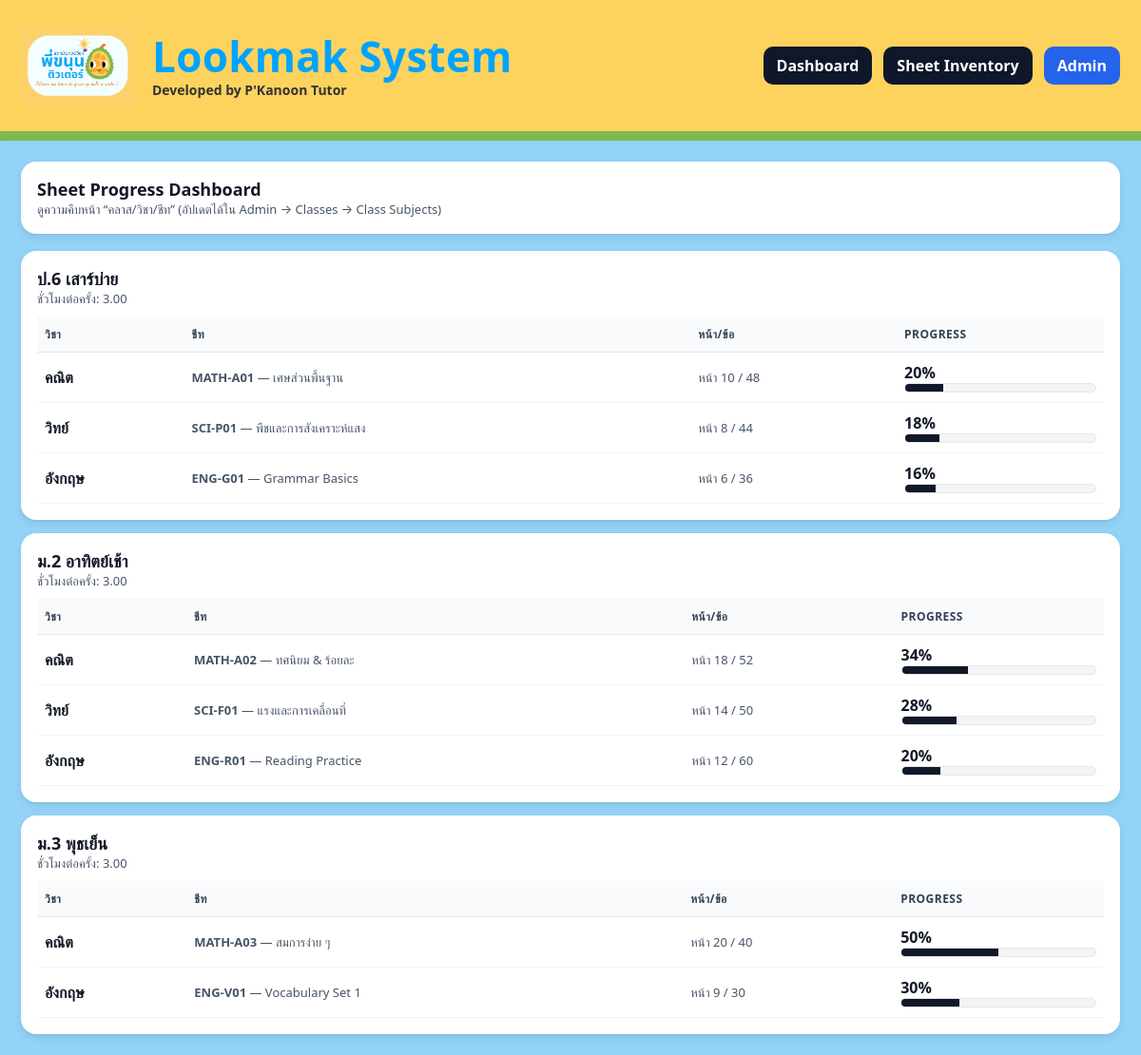
Page /sheets/ (signed in) on the committed database.
### core/models.py (models this page shows, shortened)
class TutoringClass(models.Model):
    name = models.CharField("ชื่อคลาส", max_length=100, unique=True)  # เช่น "ป.6 ห้อง A"
    course_price = models.DecimalField("ราคาคอร์ส (เต็ม)", max_digits=10, decimal_places=2, default=0)
    total_seats = models.PositiveIntegerField(
        "ที่นั่งรวม",
        default=0,
        help_text="จำนวนที่นั่งทั้งหมดของห้องนี้ (ใช้คำนวณ ระหว่างเรียน/ที่นั่งว่าง บน Dashboard)",
    )
    hours_per_session = models.DecimalField("ชั่วโมงต่อครั้ง", max_digits=4, decimal_places=2, default=3.00)
    is_active = models.BooleanField("เปิดใช้งาน", default=True)
    class Meta:
        verbose_name = "Class"
        verbose_name_plural = "Classes"

class ClassSubject(models.Model):
    tutoring_class = models.ForeignKey(TutoringClass, on_delete=models.CASCADE, related_name="class_subjects")
    subject = models.ForeignKey(Subject, on_delete=models.PROTECT, related_name="class_subjects")
    current_sheet = models.ForeignKey(
        Sheet,
        on_delete=models.SET_NULL,
        null=True,
        blank=True,
        related_name="in_classes",
        verbose_name="ชีทที่กำลังสอน",
    )
    current_page = models.PositiveIntegerField("ถึงหน้า", default=0)
    current_question = models.PositiveIntegerField("ถึงข้อ", default=0)
    last_teacher = models.CharField("คนที่สอนครั้งล่าสุด", max_length=100, blank=True)
    updated_at = models.DateTimeField(default=timezone.now)
    updated_by = models.ForeignKey("auth.User", on_delete=models.SET_NULL, null=True, blank=True)
    is_active = models.BooleanField("เปิดใช้งาน", default=True)
    class Meta:
        verbose_name = "Class Subject"
        verbose_name_plural = "Class Subjects"
        constraints = [
            models.UniqueConstraint(fields=["tutoring_class", "subject"], name="uniq_subject_per_class")
        ]
        ordering = ("tutoring_class__name", "subject__name")
    def progress_percent(self) -> int:
        if self.current_sheet and self.current_sheet.total_pages:
            return int((self.current_page / self.current_sheet.total_pages) * 100)
        if self.current_sheet and self.current_sheet.total_questions:
            return int((self.current_question / self.current_sheet.total_questions) * 100)
        return 0

class Subject(models.Model):
    name = models.CharField("ชื่อวิชา", max_length=100, unique=True)
    is_active = models.BooleanField("เปิดใช้งาน", default=True)
    class Meta:
        verbose_name = "Subject"
        verbose_name_plural = "Subjects"
        ordering = ("name",)

class Sheet(models.Model):
    code = models.CharField("รหัสชีท", max_length=50, unique=True)
    title = models.CharField("เรื่อง", max_length=255)
    subject = models.ForeignKey(Subject, on_delete=models.PROTECT, related_name="sheets")
    total_pages = models.PositiveIntegerField("จำนวนหน้า", default=0)
    total_questions = models.PositiveIntegerField("จำนวนข้อ", default=0)  # ถ้าไม่ใช้ ใส่ 0
    is_active = models.BooleanField("เปิดใช้งาน", default=True)
    class Meta:
        verbose_name = "Sheet"
        verbose_name_plural = "Sheets"
        ordering = ("subject__name", "code")

### core/views.py (the view)
# urls.py: path("sheets/", views.sheet_dashboard, name="sheet_dashboard"),
@login_required
def sheet_dashboard(request: HttpRequest) -> HttpResponse:
    classes = TutoringClass.objects.filter(is_active=True).order_by("name").all()
    class_subjects = (
        ClassSubject.objects
        .select_related("tutoring_class", "subject", "current_sheet")
        .filter(is_active=True, tutoring_class__is_active=True, subject__is_active=True)
        .order_by("tutoring_class__name", "subject__name")
        .all()
    )
    grouped: dict[int, list[ClassSubject]] = {}
    for cs in class_subjects:
        grouped.setdefault(cs.tutoring_class_id, []).append(cs)
    return render(request, "core/sheet_dashboard.html", {
        "classes": classes,
        "grouped": grouped,
    })

### core/templatetags/extras.py (called while the page is built)
@register.filter
def get_item(obj, key):
    if obj is None:
        return None
    if isinstance(obj, dict):
        return obj.get(key)
    return getattr(obj, key, None)

### core/templates/core/sheet_dashboard.html (shortened to what this page needs)
{% extends "core/base.html" %}
{% load extras %}
{% block content %}
<div class="topbar">
  <div class="card" style="flex:1; min-width:280px;">
    <div style="font-weight:800; font-size:18px;">Sheet Progress Dashboard</div>
    <div class="muted">ดูความคืบหน้า “คลาส/วิชา/ชีท” (อัปเดตได้ใน Admin → Classes → Class Subjects)</div>
  </div>
</div>
<div class="grid" style="gap:14px;">
  {% for cls in classes %}
  <div class="card">
    <div class="class-header">
      <div>
        <div class="class-title">{{ cls.name }}</div>
        <div class="muted">ชั่วโมงต่อครั้ง: {{ cls.hours_per_session }}</div>
      </div>
    </div>
    {% if grouped|get_item:cls.id %}
      <table>
        <thead>
          <tr>
            <th>วิชา</th>
            <th>ชีท</th>
            <th>หน้า/ข้อ</th>
            <th>Progress</th>
          </tr>
        </thead>
        <tbody>
          {% for cs in grouped|get_item:cls.id %}
          <tr>
            <td><b>{{ cs.subject.name }}</b></td>
            <td class="muted">
              {% if cs.current_sheet %}
                <b>{{ cs.current_sheet.code }}</b> — {{ cs.current_sheet.title }}
              {% else %}
                -
              {% endif %}
            </td>
            <td class="muted">
              {% if cs.current_sheet and cs.current_sheet.total_pages %}
                หน้า {{ cs.current_page }} / {{ cs.current_sheet.total_pages }}
              {% elif cs.current_sheet and cs.current_sheet.total_questions %}
                ข้อ {{ cs.current_question }} / {{ cs.current_sheet.total_questions }}
              {% else %}
                -
              {% endif %}
            </td>
            <td>
              <b>{{ cs.progress_percent }}%</b>
              <div style="height:8px; background:#f3f4f6; border-radius:999px; overflow:hidden; border:1px solid #e5e7eb;">
                <div style="height:8px; width: {{ cs.progress_percent }}%; background:#111827;"></div>
              </div>
            </td>
          </tr>
          {% endfor %}
        </tbody>
      </table>
    {% else %}
      <div class="muted">ยังไม่มีวิชาในคลาสนี้ (ไปเพิ่มที่ Admin → Classes)</div>
    {% endif %}
  </div>
  {% endfor %}
</div>
{% endblock %}

### core/templates/core/base.html (shortened to what this page needs)
<!doctype html>
<html lang="th">
<head>
</head>
<body>
  {% load static %}
  <div class="header-wide">
    <div class="header-inner">
      <div class="brand">
        <img src="{% static 'core/logo1.png' %}" alt="Lookmak Logo" />
        <div class="brand-text">
          <div class="lookmak-title">Lookmak System</div>
          <div class="lookmak-subtitle">Developed by P'Kanoon Tutor</div>
        </div>
      </div>
      <div style="display:flex; gap:12px;">
        <a class="btn btn-dark" href="/dashboard/">Dashboard</a>
        <a class="btn btn-dark" href="/sheet-inventory/">Sheet Inventory</a>
        <a class="btn btn-blue" href="/admin/">Admin</a>
      </div>
    </div>
  </div>
  <div class="header-narrow"></div>
  <div class="wrap">
    {% block content %}{% endblock %}
  </div>
</body>
</html>

### core/templates/core/base.html (style rules this page uses)
body { font-family: system-ui, -apple-system, Segoe UI, Roboto, sans-serif; margin: 0; background: #93d3f8; color: #111827; }
.header-wide { background: #fdd35e; padding: 28px 22px; box-shadow: 0 3px 10px rgba(0,0,0,.12); }
.header-narrow { height: 10px; background: #7eb850; }
.header-inner { display: flex; justify-content: space-between; align-items: center; gap: 20px; }
.brand { display: flex; align-items: center; gap: 18px; }
.brand img { width: 120px; height: auto; object-fit: contain; background: none; padding: 0; box-shadow: none; }
.brand-text { display: flex; flex-direction: column; line-height: 1.05; }
.lookmak-title { font-size: 44px; font-weight: 900; color: #00a3ff; letter-spacing: .3px; }
.lookmak-subtitle { font-size: 14px; font-weight: 700; color: #0f172a; margin-top: 6px; opacity: .85; }
.wrap { padding: 22px; }
.topbar { display: flex; gap: 14px; align-items: stretch; flex-wrap: wrap; margin-bottom: 18px; }
.card { background: #ffffff; border-radius: 16px; padding: 16px; box-shadow: 0 4px 10px rgba(0,0,0,.08), 0 1px 3px rgba(0,0,0,.05); border: 1px solid rgba(255,255,255,.8); }
.grid { display: grid; gap: 14px; }
table { width: 100%; border-collapse: collapse; }
th { text-align: left; font-size: 12px; color: #334155; padding: 10px 8px; border-bottom: 1px solid #e5e7eb; text-transform: uppercase; letter-spacing: .04em; background: #f8fafc; }
td { padding: 10px 8px; border-bottom: 1px solid #f1f5f9; vertical-align: middle; }
.muted { color: #475569; font-size: 13px; }
.btn { border-radius: 10px; padding: 9px 14px; font-weight: 900; cursor: pointer; border: none; transition: all .15s ease; display: inline-flex; align-items: center; gap: 6px; text-decoration: none; }
.btn-dark { background: #0f172a; color: #ffffff; }
.btn-blue { background: #2563eb; color: #ffffff; }
.class-header { display: flex; justify-content: space-between; align-items: flex-end; gap: 12px; flex-wrap: wrap; margin-bottom: 10px; }
.class-title { font-size: 18px; font-weight: 900; }

### rows in the picture
TutoringClass: name "ป.6 เสาร์บ่าย", hours_per_session "3.00"
ClassSubject: subject.name "คณิต", current_sheet.code "MATH-A01", current_sheet "เศษส่วนพื้นฐาน", current_page "10", current_sheet.total_pages "48", progress_percent "20"
ClassSubject: subject.name "วิทย์", current_sheet.code "SCI-P01", current_sheet "พืชและการสังเคราะห์แสง", current_page "8", current_sheet.total_pages "44", progress_percent "18"
ClassSubject: subject.name "อังกฤษ", current_sheet.code "ENG-G01", current_sheet "Grammar Basics", current_page "6", current_sheet.total_pages "36", progress_percent "16"
TutoringClass: name "ม.2 อาทิตย์เช้า", hours_per_session "3.00"
ClassSubject: subject.name "คณิต", current_sheet.code "MATH-A02", current_sheet "ทศนิยม & ร้อยละ", current_page "18", current_sheet.total_pages "52", progress_percent "34"
ClassSubject: subject.name "วิทย์", current_sheet.code "SCI-F01", current_sheet "แรงและการเคลื่อนที่", current_page "14", current_sheet.total_pages "50", progress_percent "28"
ClassSubject: subject.name "อังกฤษ", current_sheet.code "ENG-R01", current_sheet "Reading Practice", current_page "12", current_sheet.total_pages "60", progress_percent "20"
TutoringClass: name "ม.3 พุธเย็น", hours_per_session "3.00"
ClassSubject: subject.name "คณิต", current_sheet.code "MATH-A03", current_sheet "สมการง่าย ๆ", current_page "20", current_sheet.total_pages "40", progress_percent "50"
ClassSubject: subject.name "อังกฤษ", current_sheet.code "ENG-V01", current_sheet "Vocabulary Set 1", current_page "9", current_sheet.total_pages "30", progress_percent "30"
